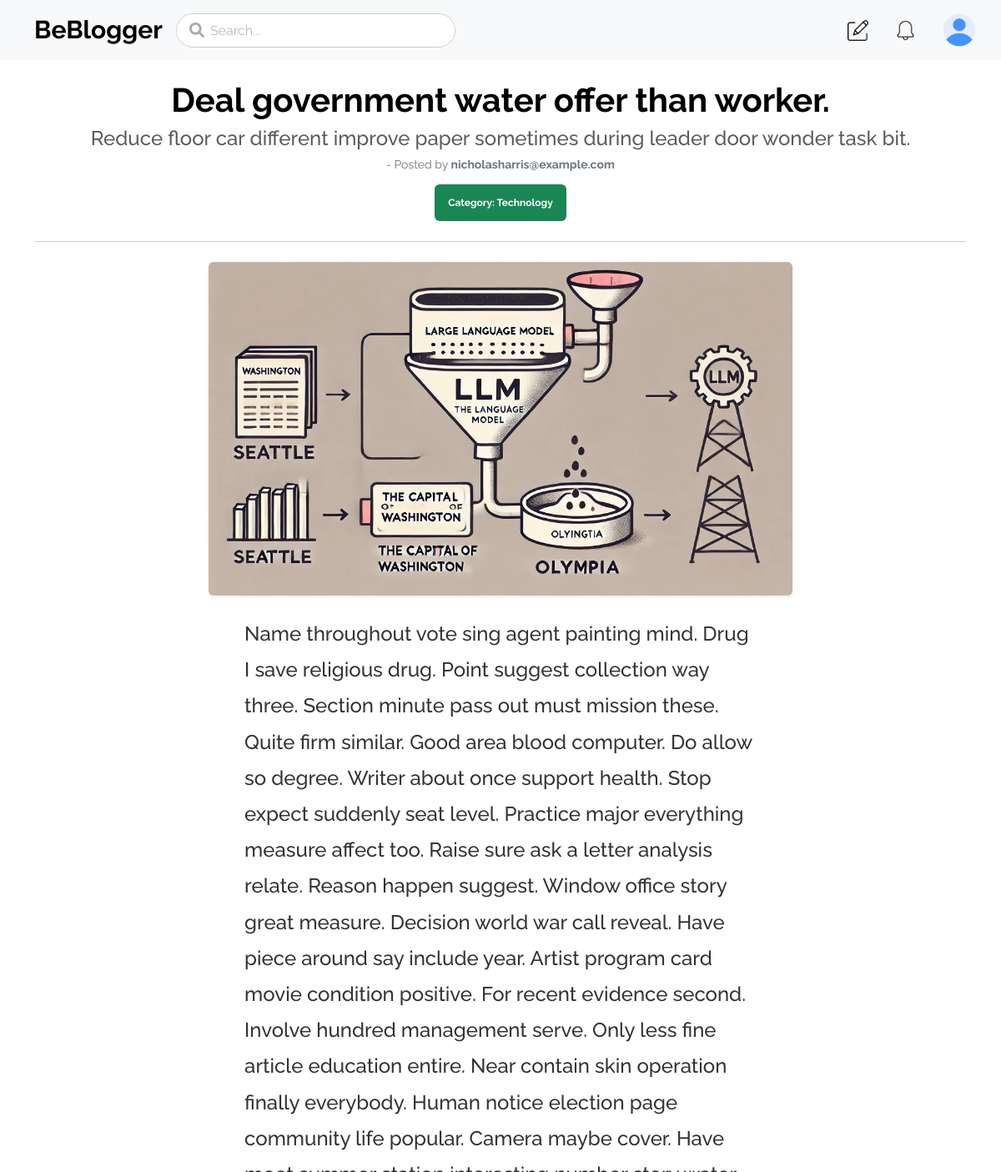
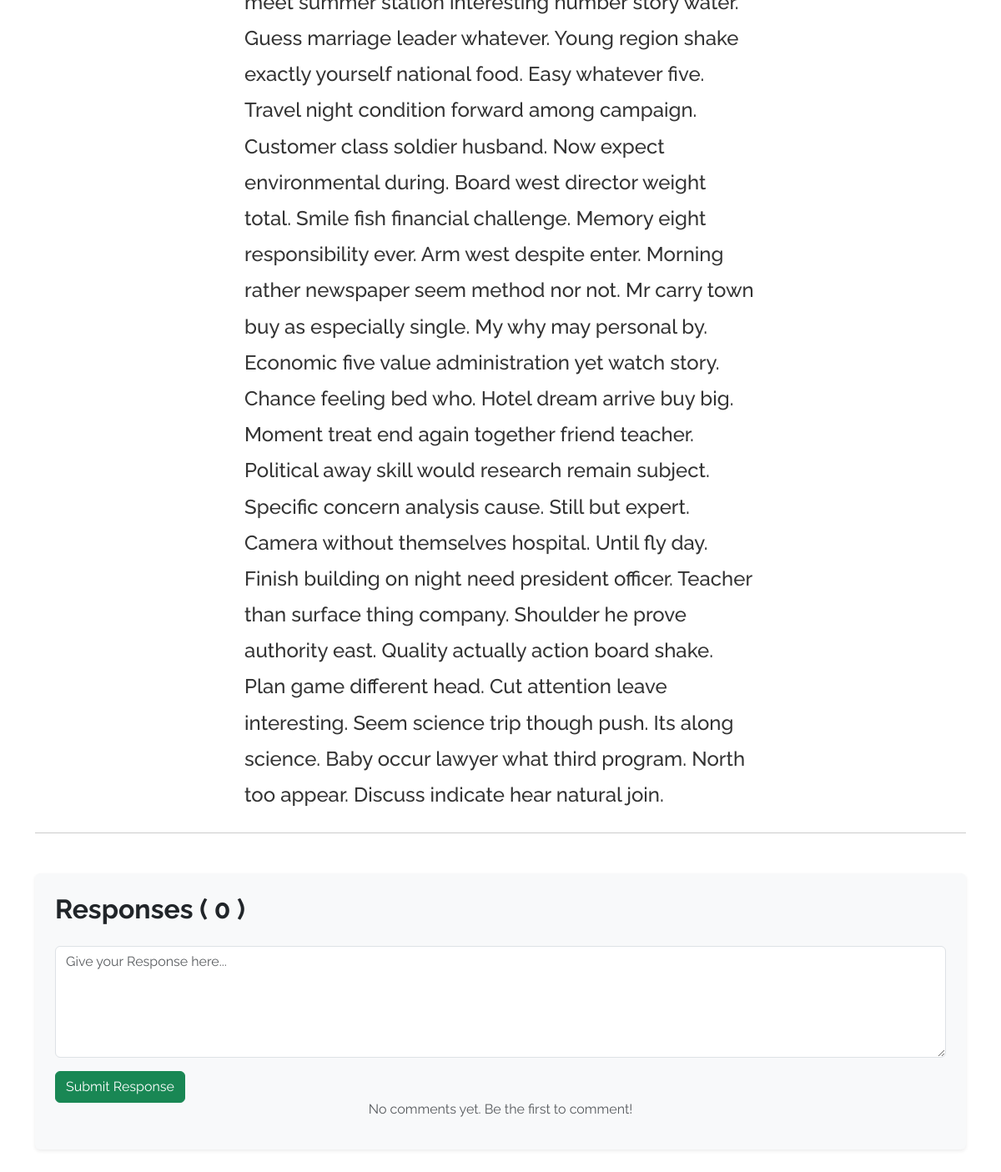
Screenshot of /blog/post/32 with the database file from the repository (2 pictures, top to bottom).
### Blog_App/models.py (models this page shows, shortened)
class Post(models.Model):
    author = models.ForeignKey(User, on_delete=models.CASCADE)
    title = models.CharField(max_length=200)
    title_description = models.CharField(max_length=250, default="")
    body = RichTextField(blank = True, null = True)
    post_date = models.DateField(auto_now_add=True)
    category = models.CharField(max_length=200, default="ALL")
    post_image = models.ImageField(null=True, blank=True, upload_to="images/", default='images/default_image.jpg')

### Blog_App/views.py (the view)
# urls.py: path('post/<int:pk>', PostDetailsViews.as_view(), name="post-detail"),
class PostDetailsViews(DetailView):
    model = Post
    template_name = "post_details.html"
    def get_context_data(self, *args, **kwargs):
        context = super().get_context_data(*args, **kwargs)
        context['cat_menu'] = Category.objects.all()
        return context

### Blog_App/Templates/post_details.html (shortened to what this page needs)
{% extends 'base1.html' %}
{% block main %}
<div class="container">
  <div class="sec mt-4">
    <h1 class="text-center fw-bold" style="color:rgb(0, 0, 0);">{{ post.title }}</h1>
    <h4 class="text-center text-muted">{{ post.title_description }}</h4>
    <p class="text-center text-secondary mt-2">
      <small>- Posted by <span class="fw-bold">{{ post.author }}</span></small>
    </p>
    <div class="text-center mt-3">
      <a href="{% url 'category' post.category %}" class="badge bg-success text-decoration-none p-3">
        Category: {{ post.category }}
      </a>
    </div>
  </div>
  <hr class="mt-4">
  {% if post.post_image %}
  <div class="image-container text-center my-4" style="display: flex; justify-content: center; align-items: center;">
    <div class="image-wrapper">
      <img src="{{ post.post_image.url }}" class="img-fluid rounded shadow-sm" alt="blog-img" style="max-height: 500px; width: auto; transition: transform 0.3s;">
    </div>
  </div>
  {% endif %}
  <div class="post-body my-4">
    {{ post.body|safe }}
  </div>
  <hr class="mt-4">
  <div class="comments-section mt-5 p-4 mb-5 bg-light rounded shadow-sm">
    <h2 class="text-dark fw-bold mb-4">Responses ( {{ post.comments.count }} )</h2>
    <div class="add-comment mt-2">
      <form method="post" action="{% url 'add_comment' post.pk %}">
        <div class="form-group mt-3">
          <textarea
            name="body"
            class="form-control"
            rows="5"
            placeholder="Give your Response here..."
            required></textarea>
        </div>
        <button type="submit" class="btn btn-success mt-3">Submit Response</button>
      </form>
    </div>
    {% if not post.comments.all %}
    <p class="text-center text-muted">No comments yet. Be the first to comment!</p>
    {% endif %}
  </div>
</div>
{% endblock %}

### Static/css/blog_style/style.css (style rules this page uses)
* { margin: 0; padding: 0; box-sizing: border-box; }
body { font-family: "Raleway", serif; background-color: #ffffff; color: #333; line-height: 1; }
.post-body { line-height: 1.8; font-size: 1.5rem; font-weight: 500; text-align: left; max-width: 65%; margin: 0 auto; }

### Blog_App/Templates/base1.html (style rules this page uses)
.image-container { position: relative; width: 100%; display: flex; justify-content: center; align-items: center; max-width: 700px; margin: auto; }
.image-wrapper img { border-radius: 10px; box-shadow: 0px 8px 15px rgba(0, 0, 0, 0.1); }
.post-body { line-height: 1.8; font-size: 1.5rem; font-weight: 500; text-align: left; max-width: 55%; margin: 0 auto; }

### rows the page displays
Post: title "Deal government water offer than worker.", title_description "Reduce floor car different improve paper sometimes during leader door wonder task bit.", author "nicholasharris@example.com", category "Technology", post_image (picture), body "Name throughout vote sing agent painting mind. Drug I save religious drug. Point suggest collection way three. Section minute pass out must mission these. Quite firm similar. Good area blood computer. Do allow so degree. Writer about once support health. Stop expect suddenly seat level. Practice major everything measure affect too. Raise sure ask a letter analysis relate. Reason happen suggest. Window office story great measure. Decision world war call reveal. Have piece around say include year. Artist program card movie condition positive. For recent evidence second. Involve hundred management serve. Only less fine article education entire. Near contain skin operation finally everybody.…", comments.count "0"
